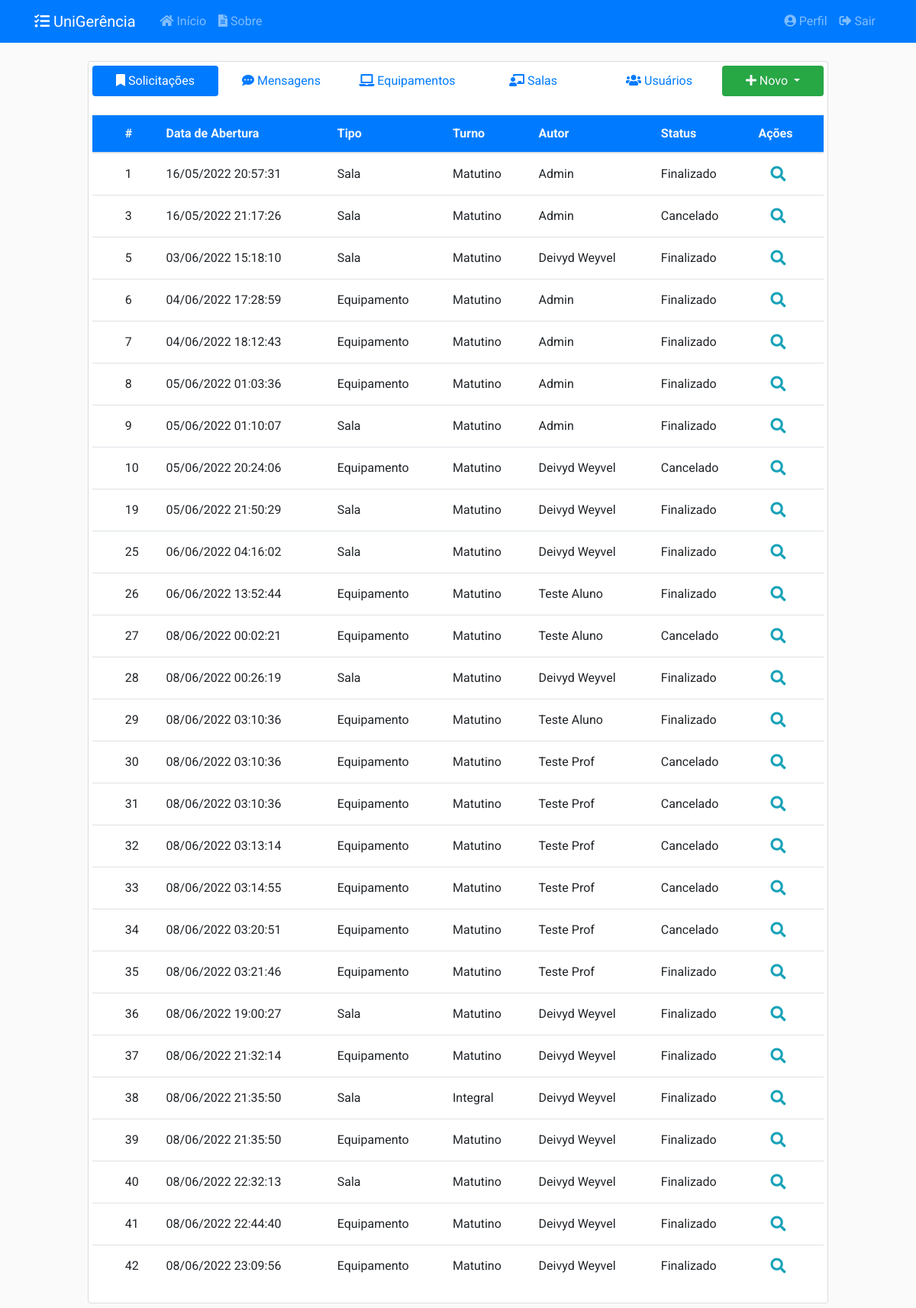
/ (signed in), run on the app's committed database.
### app/models/solicitacoes.py (models this page shows, shortened)
class Solicitacao(db.Model):
    __tablename__ = 'solicitacoes'
    __table_args__ = {'extend_existing': True}
    id = db.Column(db.Integer, primary_key=True)
    status = db.Column(db.Enum(Status), default=Status.ABERTO.name)
    data_abertura = db.Column(db.DateTime, nullable=False,
                              default=datetime.now().astimezone(fuso_horario))
    data_inicio_pref = db.Column(db.Date, nullable=False)
    data_fim_pref = db.Column(db.Date, nullable=False)
    data_retirada = db.Column(db.DateTime, nullable=True)
    data_devolucao = db.Column(db.DateTime, nullable=True)
    data_cancelamento = db.Column(db.DateTime, nullable=True)
    data_finalizacao = db.Column(db.DateTime, nullable=True)
    quantidade = db.Column(db.Integer, nullable=False, default=0)
    descricao = db.Column(db.String(20), nullable=False)
    tipo = db.Column(db.String(20), nullable=False)
    ativo = db.Column(db.Boolean, nullable=False, default=True)
    usuario_id = db.Column(db.Integer, db.ForeignKey('usuarios.id'),
                           nullable=False)
    turno_id = db.Column(db.Integer, db.ForeignKey('turnos.id'),
                           nullable=False)
    turno = db.relationship('Turno', back_populates='solicitacoes')
    __mapper_args__ = {
        'polymorphic_identity': 'SOLICITACAO',
        'polymorphic_on': tipo
    }
    def recuperar_tudo():
        return Solicitacao.query.filter_by(ativo=True).all()
    def tempo_restante(self):
        if(self.data_devolucao and self.status.name == 'EMUSO'):
            agora = datetime.now().astimezone(fuso_horario)
            tempo_restante = int(datetime.timestamp(self.data_devolucao) -
                                  datetime.timestamp(agora))
            if tempo_restante <= 0:
                return None
            minutos, segundos = divmod(tempo_restante, 60)
            horas, minutos = divmod(minutos, 60)
            return "%02d:%02d:%02d" % (horas, minutos, segundos)
        else:
            return None
    def verificar_pendente(self):
        if self.status.name == 'PENDENTE':
            return True
        else:
            return False

class SolicitacaoSala(Solicitacao):
    __tablename__ = 'solicitacoes_salas'
    id = db.Column(db.Integer, db.ForeignKey('solicitacoes.id'), primary_key=True)
    setor_id = db.Column(db.Integer, db.ForeignKey('setores.id'), nullable=False)
    setor = db.relationship('Setor', back_populates='solicitacoes')
    salas = db.relationship('Sala', secondary= solicitacao_s,
                                    back_populates='solicitacoes')
    __mapper_args__ = {
        'polymorphic_identity': 'SALA',
    }

class Solicitacao(db.Model):
    __tablename__ = 'solicitacoes'
    __table_args__ = {'extend_existing': True}
    id = db.Column(db.Integer, primary_key=True)
    status = db.Column(db.Enum(Status), default=Status.ABERTO.name)
    data_abertura = db.Column(db.DateTime, nullable=False,
                              default=datetime.now().astimezone(fuso_horario))
    data_inicio_pref = db.Column(db.Date, nullable=False)
    data_fim_pref = db.Column(db.Date, nullable=False)
    data_retirada = db.Column(db.DateTime, nullable=True)
    data_devolucao = db.Column(db.DateTime, nullable=True)
    data_cancelamento = db.Column(db.DateTime, nullable=True)
    data_finalizacao = db.Column(db.DateTime, nullable=True)
    quantidade = db.Column(db.Integer, nullable=False, default=0)
    descricao = db.Column(db.String(20), nullable=False)
    tipo = db.Column(db.String(20), nullable=False)
    ativo = db.Column(db.Boolean, nullable=False, default=True)
    usuario_id = db.Column(db.Integer, db.ForeignKey('usuarios.id'),
                           nullable=False)
    turno_id = db.Column(db.Integer, db.ForeignKey('turnos.id'),
                           nullable=False)
    turno = db.relationship('Turno', back_populates='solicitacoes')
    __mapper_args__ = {
        'polymorphic_identity': 'SOLICITACAO',
        'polymorphic_on': tipo
    }
    def recuperar_tudo():
        return Solicitacao.query.filter_by(ativo=True).all()
    def tempo_restante(self):
        if(self.data_devolucao and self.status.name == 'EMUSO'):
            agora = datetime.now().astimezone(fuso_horario)
            tempo_restante = int(datetime.timestamp(self.data_devolucao) -
                                  datetime.timestamp(agora))
            if tempo_restante <= 0:
                return None
            minutos, segundos = divmod(tempo_restante, 60)
            horas, minutos = divmod(minutos, 60)
            return "%02d:%02d:%02d" % (horas, minutos, segundos)
        else:
            return None
    def verificar_pendente(self):
        if self.status.name == 'PENDENTE':
            return True
        else:
            return False

class Turno(db.Model):
    __tablename__ = 'turnos'
    __table_args__ = {'extend_existing': True}
    id = db.Column(db.Integer, primary_key=True)
    name = db.Column(db.String(20), unique=True, nullable=False)
    hora_inicio = db.Column(db.Time, nullable=False)
    hora_fim = db.Column(db.Time, nullable=False)
    ativo = db.Column(db.Boolean, nullable=False, default=True)
    solicitacoes = db.relationship('Solicitacao', back_populates='turno')
    def __repr__(self):
        return f"{self.name} ({self.hora_inicio} ~ {self.hora_fim})"

class SolicitacaoEquipamento(Solicitacao):
    __tablename__ = 'solicitacoes_equipamentos'
    id = db.Column(db.Integer, db.ForeignKey('solicitacoes.id'), primary_key=True)
    tipo_eqp_id = db.Column(db.Integer, db.ForeignKey('tipos_equipamento.id'),
                           nullable=True)
    equipamentos = db.relationship('Equipamento', secondary=solicitacao_e,
                                   back_populates='solicitacoes')
    tipo_eqp = db.relationship('TipoEquipamento', back_populates='solicitacoes')
    __mapper_args__ = {
        'polymorphic_identity': 'EQUIPAMENTO'
    }

### app/models/usuarios.py (models this page shows, shortened)
class Usuario(db.Model, UserMixin):
    __tablename__ = 'usuarios'
    __table_args__ = {'extend_existing': True}
    id = db.Column(db.Integer, primary_key=True)
    nome = db.Column(db.String(100), nullable=False)
    identificacao = db.Column(db.String(20), unique=True, nullable=False)
    email = db.Column(db.String(100), unique=True, nullable=False)
    senha = db.Column(db.String(60), nullable=False)
    data_cadastro = db.Column(db.DateTime, nullable=False,
                              default=datetime.now().astimezone(fuso_horario))
    data_atualizacao = db.Column(db.DateTime, nullable=True)
    tipo = db.Column(db.Enum(TipoUsuario), nullable=False)
    ativo = db.Column(db.Boolean, nullable=False, default=True)
    imagem_perfil = db.Column(db.String(20), nullable=False,
                              default='default.jpg')
    posts = db.relationship('Post', backref='autor',
                            foreign_keys='Post.usuario_id', lazy=True)
    recipiente = db.relationship('Post', backref='destinatario',
                                 foreign_keys='Post.destinatario_id', lazy=True)
    solicitacoes = db.relationship('Solicitacao', backref='autor', lazy=True)
    relatorios = db.relationship('Relatorio', backref='autor', lazy=True)
    def __repr__(self):
        return f"{self.nome} ({self.identificacao})"
    def recuperar_tudo():
        return Usuario.query.filter_by(ativo=True).all()

### app/controllers/principal.py (the view)
@principal.route("/", methods=['GET', 'POST'])
@login_required
def inicio():
    tab = request.args.get('tab', 1, type=int)
    solicitacoes = Solicitacao.recuperar_tudo()
    posts = Post.recuperar_tudo()
    equipamentos = Equipamento.recuperar_tudo()
    salas = Sala.recuperar_tudo()
    usuarios = Usuario.recuperar_tudo()
    lista_tempo = []
    for solicitacao in solicitacoes:
        tempo_restante = solicitacao.tempo_restante()
        lista_tempo.append(tempo_restante)
        if solicitacao.verificar_pendente():
            if solicitacao.verificar_autor(current_user):
                if not Usuario.verificar_admin(current_user):
                    flash('Você possui uma solicitação atrasada.', 'warning')
    return render_template('principal/inicio.html', tab=tab, posts=posts,
                           equipamentos=equipamentos, salas=salas,
                           usuarios=usuarios, solicitacoes=solicitacoes,
                           tempo_restante=lista_tempo)

### app/models/equipamentos.py (called while the page is built)
    def __repr__(self):
        return f"{self.patrimonio} - {self.descricao}"

    def recuperar_tudo():
        return Equipamento.query.filter_by(ativo=True).all()

    def __repr__(self):
        return f"{self.nome} - Qtd. Disponível: {self.contar()}"

    def contar(self):
        return Equipamento.query.filter_by(status='ABERTO').filter_by(
            tipo_eqp=self).filter_by(ativo=True).count()

### app/models/posts.py (called while the page is built)
    def recuperar_tudo():
        return Post.query.filter_by(ativo=True).all()

### app/models/salas.py (called while the page is built)
    def recuperar_tudo():
        return Sala.query.filter_by(ativo=True).all()

    def __repr__(self):
        return f"{self.name} - Qtd. Disponível: {self.contar()}"

    def contar(self):
        return Sala.query.filter_by(status='ABERTO').filter_by(
            setor=self).filter_by(ativo=True).count()

### app/models/usuarios.py (called while the page is built)
@login_manager.user_loader
def load_user(user_id):
    return Usuario.query.get(int(user_id))

### app/templates/principal/inicio.html (shortened to what this page needs)
{% extends "layout.html" %}
{% block inicio %}
<div class="content-section">
  <nav class="pb-4 align-middle">
    <div class="nav nav-pills nav-justified flex-column flex-md-row align-middle" id="pills-tab" role="tablist">
      <a class="nav-item nav-link {% if tab == 1 %}active{% endif %}" id="pills-1-tab" data-toggle="pill" href="#pills-1" role="tab"><i class="fas fa-bookmark"></i>&nbsp;Solicitações</a>
      <a class="nav-item nav-link {% if tab == 2 %}active{% endif %}" id="pills-2-tab" data-toggle="pill" href="#pills-2" role="tab"><i class="fas fa-comment-dots"></i>&nbsp;Mensagens</a>
      {% if current_user.tipo.name == 'ADMIN' %}
        <a class="nav-item nav-link {% if tab == 3 %}active{% endif %}" id="pills-3-tab" data-toggle="pill" href="#pills-3" role="tab"><i class="fas fa-laptop"></i>&nbsp;Equipamentos</a>
        <a class="nav-item nav-link {% if tab == 4 %}active{% endif %}" id="pills-4-tab" data-toggle="pill" href="#pills-4" role="tab"><i class="fas fa-chalkboard-teacher"></i>&nbsp;Salas</a>
        <a class="nav-item nav-link {% if tab == 5 %}active{% endif %}" id="pills-5-tab" data-toggle="pill" href="#pills-5" role="tab"><i class="fas fa-users"></i>&nbsp;Usuários</a>
      {% endif %}
      <div class="nav-item dropdown">
        <a class="nav-link dropdown-toggle bg-success text-light" href="#" id="navbarDropdown" role="button" data-toggle="dropdown">
          <i class="fas fa-plus"></i>&nbsp;Novo
        </a>
      </div>
    </div>
  </nav>
  <div class="tab-content flex-md-row" id="nav-tabContent">
    <div class="tab-pane fade {% if tab == 1 %}show active{% endif %}" id="pills-1" role="tabpanel">
      {% include 'principal/tabela/solicitacoes.html' %}
    </div>
  </div>
</div>
{% endblock inicio %}

### app/templates/principal/tabela/solicitacoes.html (shortened to what this page needs)
<table id="table-solicitacoes" class="table stripe order-column dt-responsive nowrap table-hover" style="width:100%">
    <thead>
    <tr class="bg-primary text-light">
        <th class="align-middle"></th>
        <th class="align-middle">#</th>
        <th class="align-middle">Data de Abertura</th>
        <th class="align-middle">Tipo</th>
        <th class="align-middle">Turno</th>
        <th class="align-middle">Autor</th>
        <th class="align-middle">Status</th>
        <th class="align-middle">Ações</th>
    </tr>
    </thead>
    <tbody>
    {% for solicitacao in solicitacoes %}
    {% if current_user == solicitacao.autor or current_user.tipo.name == 'ADMIN' %}
        {% if solicitacao.status.name == 'ABERTO' %}
            <tr class="table-secondary font-weight-bold">
        {% elif solicitacao.status.name == 'PENDENTE' %}
            <tr class="table-danger font-weight-bold">
        {% elif solicitacao.status.name == 'SOLICITADO' %}
            <tr class="table-warning font-weight-bold">
        {% elif solicitacao.status.name == 'CONFIRMADO' %}
            <tr class="table-success font-weight-bold">
        {% elif solicitacao.status.name == 'EMUSO' %}
            <tr class="table-info font-weight-bold">
        {% elif solicitacao.status.name == 'CANCELADO' or solicitacao.status.name == 'FECHADO' %}
            <tr class="">
        {% else %}
            <tr>
        {% endif %}
            <td class="align-middle"></td>
            <td class="align-middle">{{ solicitacao.id }}</td>
            <td class="align-middle">{{ solicitacao.data_abertura.strftime('%d/%m/%Y %H:%M:%S') }}</td>
            {% if solicitacao.tipo == 'EQUIPAMENTO' %}
                <td class="align-middle">Equipamento</td>
            {% elif solicitacao.tipo == 'SALA'%}
                <td class="align-middle">Sala</td>
            {% endif %}
            <td class="align-middle">{{ solicitacao.turno.name }}</td>
            <td class="align-middle">{{ solicitacao.autor.nome }}</td>
            <td class="align-middle">{{ solicitacao.status.value }}</td>
            <td class="align-middle">
                <a class="btn-lg btn-outline-info" href="#" data-toggle="modal" data-target="#visualizarSolicitacao{{ solicitacao.id }}"><i class="fas fa-search"></i></a>
            </td>
        </tr>
    {% endif %}
    {% endfor %}
    </tbody>
</table>

### app/static/css/main.css (style rules this page uses)
body { background: #fafafad5; color: #333333; margin-top: 5rem; font-family: 'Roboto' !important; }
html { scroll-behavior: smooth; }
.content-section { background: #ffffff; padding: 5px 5px; border: 1px solid #dddddd; border-radius: 3px; margin-bottom: 20px; }

### data on the page
SolicitacaoSala: id "1", data_abertura "16/05/2022 20:57:31", shows "Sala", turno.name "Matutino", autor.nome "Admin", status.value "Finalizado"
SolicitacaoSala: id "3", data_abertura "16/05/2022 21:17:26", shows "Sala", turno.name "Matutino", autor.nome "Admin", status.value "Cancelado"
SolicitacaoSala: id "5", data_abertura "03/06/2022 15:18:10", shows "Sala", turno.name "Matutino", autor.nome "Deivyd Weyvel", status.value "Finalizado"
SolicitacaoEquipamento: id "6", data_abertura "04/06/2022 17:28:59", shows "Equipamento", turno.name "Matutino", autor.nome "Admin", status.value "Finalizado"
SolicitacaoEquipamento: id "7", data_abertura "04/06/2022 18:12:43", shows "Equipamento", turno.name "Matutino", autor.nome "Admin", status.value "Finalizado"
SolicitacaoEquipamento: id "8", data_abertura "05/06/2022 01:03:36", shows "Equipamento", turno.name "Matutino", autor.nome "Admin", status.value "Finalizado"
SolicitacaoSala: id "9", data_abertura "05/06/2022 01:10:07", shows "Sala", turno.name "Matutino", autor.nome "Admin", status.value "Finalizado"
